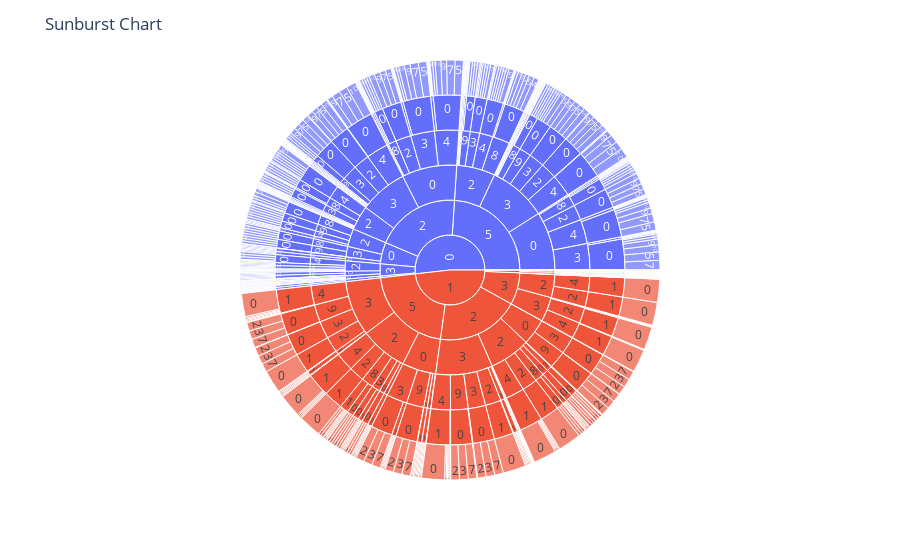

The notebook cell saved with this chart:
### Markdown cell above
This shows that the number of samples in each class is roughly equal, which is advantageous for training machine learning models. A balanced class distribution ensures that the model does not become biased towards any particular class, leading to more reliable and fair predictions.

### Code cell
# Sunburst Chart
dimensions = ['class', 'cap-shape', 'cap-surface', 'cap-color', 'gill-size', 'gill-color']

fig = px.sunburst(df, path=dimensions)
fig.update_layout(title='Sunburst Chart')
fig.show()

### Figure 1 — Plotly figure (JSON) as saved in the notebook; plotly's stock layout.template omitted (floating-point values rounded to 4 significant figures; data arrays with more than 128 entries replaced by an {"elided": "..."} marker saying what was removed)
{"data": [{"branchvalues": "total", "domain": {"x": [0, 1], "y": [0, 1]}, "hovertemplate": "labels=%{label}<br>count=%{value}<br>parent=%{parent}<br>id=%{id}<extra></extra>", "ids": {"elided": "819 str values"}, "labels": {"elided": "819 str values"}, "name": "", "parents": {"elided": "819 str values"}, "type": "sunburst", "values": {"elided": "819 int values"}}], "layout": {"legend": {"tracegroupgap": 0}, "margin": {"t": 60}, "title": {"text": "Sunburst Chart"}}}
